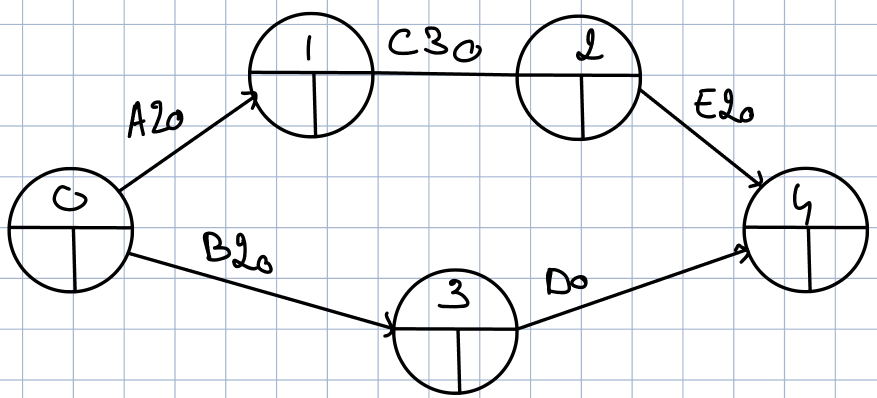
#> input picture Math531/TPS/TP3/assets/Pert2.jpg, 1753 x 795 px (shown at 1/2 size)
$ python main.py
#> lines starting #> are read from the running program, lines starting #| are printed output that depends on the picture
### Math531/TP3/src/Class_Step.py
class Step:
	"""Une étape ayant un numéro, une date à laquelle elle peut être passée au plus tôt et une date à laquelle elle peut être passée au plus tard.
			Elle contient aussi la liste de ses taches entrantes et la liste de ses teches sortantes.
	"""

	def __init__(self, number, au_plus_tot=None, au_plus_tard=None, previous_tasks=None, next_tasks=None):
		self.number = number
		self.au_plus_tot = au_plus_tot
		self.au_plus_tard = au_plus_tard

	def __str__(self):
		return self.number

	def get_au_plus_tot(self) -> int:
		"""renvoie la date à laquelle l'étape peut être éxécutée au plus tôt

		Returns:
						int: date au plus tot
		"""
		return self.au_plus_tot

	def get_au_plus_tard(self) -> int:
		"""renvoie la date à laquelle l'étape peut être éxécutée au plus tôt

		Returns:
						int: date au plus tard
		"""
		return self.au_plus_tard

	def set_au_plus_tot(self, date) -> None:
		"""permet de définir la date au plus tôt

		Args:
			date (int): date au plus tôt
		"""
		self.au_plus_tot = date

	def set_au_plus_tard(self, date) -> None:
		"""permet de définir la date au plus tard

		Args:
			date (int): date au plus tard
		"""
		self.au_plus_tard = date

	def set_tasks(self, previous_tasks=[], next_tasks=[]) -> None:
		"""permet de mettre en place les taches entrantes et les taches sortantes

		Args:
						previous_tasks (list, optional): liste des taches entrantes. Defaults to [].
						next_tasks (list, optional): liste des taches sortantes. Defaults to [].
		"""
		self.previous_tasks = previous_tasks
		self.next_tasks = next_tasks

	# [23 lines left out: functions add_previous_task, add_next_task, not called in this run]

	def get_number(self) -> int:
		"""permet de récupérer le numéro de l'étape

		Returns:
						int: numéro de l'étape
		"""
		return self.number

	def get_next_steps(self, toStr=False) -> list:
		"""permet de récupérer la liste de étapes suivantes

		Args:
						toStr (bool, optional): choisis si l'on renvoit le nom des étapes. Defaults to False.

		Returns:
						list: liste des étapes suivantes
		"""
#> called with toStr = True
		next_steps = []
		if self.next_tasks:
			for task in self.next_tasks:
				if toStr:
					next_steps += task.get_end_step(True)
				else:
					next_steps += task.get_end_step()
		return next_steps

	def get_previous_steps(self, toStr=False) -> list:
		"""permet de récupérer la liste de étapes précédentes

		Args:
						toStr (bool, optional): choisis si l'on renvoit le nom des étapes. Defaults to False.

		Returns:
						list: liste des étapes précédentes
		"""
#> called with toStr = True
		previous_steps = []
		if self.previous_tasks:
			for task in self.previous_tasks:
				if toStr:
					previous_steps += task.get_begin_step(True)
				else:
					previous_steps += task.get_begin_step()
		return previous_steps

	def get_next_tasks(self, toStr=False):
#> called with toStr = True
		if toStr:
			liste = []
			for task in self.next_tasks:
				liste.append(task.get_name())
		else:
			liste = self.next_tasks

		return liste

	def get_previous_tasks(self, toStr = False):
#> called with toStr = True
		if toStr:
			liste = []
			for task in self.previous_tasks:
				liste.append(task.get_name())
		else:
			liste = self.previous_tasks

		return liste


### Math531/TP3/src/Class_PERT.py
class PERT:
    def __init__(self, root):
        self.root = root

    def critique(self, toStr=False, critique=[]):
        """renvoie le chemin critique d'un diagramme PERT

        Args:
                        toStr (bool, optional): permet de renvoyer les noms des objets au lieu des objets eux même. Defaults to False.
                        critique (list, optional): liste mise a jour. Defaults to [].

        Returns:
                        list: liste contenant les étapes du chemin critique
        """
#> called with toStr = True
        if not critique:
            if toStr:
                critique.append(self.root.get_number())
            else:
                critique.append(self.root)
        if not self.root.get_next_steps():
            return critique
        else:
            for step in self.root.get_next_steps():
                if step.get_au_plus_tard() == step.get_au_plus_tot():
                    new_step = step
            if toStr:
                critique.append(new_step.get_number())
            else:
                critique.append(new_step)
            return PERT(new_step).critique(toStr, critique)

    def compute_au_plus_tot(self):
        """calcule les dates au plus tot de chaque étape pour une diagramme PERT sans dates
        """
        if not self.root.get_previous_steps():
            self.root.set_au_plus_tot(0)
        for task in self.root.get_next_tasks():
            if self.root.get_next_tasks() and (not(task.get_end_step()[0].get_au_plus_tot()) or task.get_end_step()[0].get_au_plus_tot() < task.get_begin_step()[0].get_au_plus_tot() + task.get_duration()):
                task.get_end_step()[0].set_au_plus_tot(task.get_begin_step()[
                    0].get_au_plus_tot() + task.get_duration())
            PERT(task.get_end_step()[0]).compute_au_plus_tot()

    def compute_au_plus_tard(self):
        """calcule les dates au plus tard
        """
        self.compute_au_plus_tot()
        if not self.root.get_next_steps():
            self.root.set_au_plus_tard(self.root.get_au_plus_tot())
        for task in self.root.get_next_tasks():
            duration = task.get_duration()
            next_step = task.get_end_step()[0]
            self.root.set_au_plus_tard(next_step.get_au_plus_tot()-duration)
            PERT(next_step).compute_au_plus_tard()

### Math531/TP3/src/Class_Task.py
from src.Class_Step import *

class Task:
	def __init__(self, name, duration, connection):
		"""Une tâche avec un nom, une durée et des connections

		Args:
			name (str): nom de la tache
			duration (int): durée de la tache
			connection (list): liste contenant l'étape de départ et l'étape d'arrivée
		"""
		self.name = name
		self.duration = duration
		# une liste contenant des tuples de la forme (etape_precedante, etape_suivante)
		self.connection = connection

	def __str__(self):
		return self.name

	def get_name(self) -> str:
		"""renvoie le nom de la tâche

		Returns:
			toStr: nom de la tâche
		"""
		return self.name

	def get_duration(self) -> int:
		"""renvoie la durée de la tâche

		Returns:
			int: durée de la tâche
		"""
		return self.duration

	# [17 lines left out: function get_connection, not called in this run]

	def get_begin_step(self, toStr=False):
		"""permet de récupérer l'étape dont la tâche sort

		Args:
			toStr (bool, optional): choisis si l'on renvoit le nom des étapes. Defaults to False.

		Returns:
			l'étape précédente
		"""
		previous_steps = []
		if toStr:
			if self.connection[0]:
				next_steps = [self.connection[0].get_number()]
		else:
			if self.connection[0]:
				next_steps = [self.connection[0]]
		return next_steps

	def get_end_step(self, toStr=False) -> list:
		"""permet de récupérer l'étape suivant la tâche

		Args:
			toStr (bool, optional): choisis si l'on renvoit le nom des étapes. Defaults to False.

		Returns:
			l'étape suivante
		"""
		next_steps = []
		if toStr:
			if self.connection[1]:
				next_steps += [self.connection[1].get_number()]
		else:
			if self.connection[1]:
				next_steps += [self.connection[1]]
		return next_steps

### Math531/TPS/TP3/main.py
from src.Class_Step import Step
from src.Class_Task import Task
from src.Class_PERT import PERT
import os
import matplotlib.pyplot as plt
import matplotlib.image as img

if __name__ == "__main__":

    ##_______ Création des étapes _______##

    step0 = Step(0, 0, 0)
    step1 = Step(1, 30, 30)
    step2 = Step(2, 120, 120)
    step3 = Step(3, 150, 210)
    step4 = Step(4, 40, 200)
    step5 = Step(5, 50, 210)
    step6 = Step(6, 150, 150)
    step7 = Step(7, 210, 210)
    step8 = Step(8, 220, 220)

    steps = [step0, step1, step2, step3, step4, step5, step6, step7, step8]

    ##_______ Création des tâches _______##

    taskA = Task("A", 30, (step0, step1))
    taskB = Task("B", 90, (step1, step2))
    taskC = Task("C", 30, (step2, step3))
    taskD = Task("D", 10, (step1, step4))
    taskE = Task("E", 10, (step4, step5))
    taskF = Task("F", 30, (step2, step6))
    taskG = Task("G", 60, (step6, step7))
    taskH = Task("H", 10, (step7, step8))
    taskt37 = Task("t", 0, (step3, step7))
    taskt57 = Task("t", 0, (step5, step7))

    tasks = [taskA, taskB, taskC, taskD, taskE,
             taskF, taskG, taskH, taskt37, taskt57]

    ##_______ Ajout des tâches aux étapes _______##

    step0.set_tasks([], [taskA])
    step1.set_tasks([taskA], [taskB, taskD])
    step2.set_tasks([taskB], [taskF, taskC])
    step3.set_tasks([taskC], [taskt37])
    step4.set_tasks([taskD], [taskE])
    step5.set_tasks([taskE], [taskt57])
    step6.set_tasks([taskF], [taskG])
    step7.set_tasks([taskt37, taskG, taskt57], [taskH])
    step8.set_tasks([taskH], [])

    print(f'Etape de début de la tâche B : {taskB.get_begin_step(True)}')
    print(f'Etape de début de la tâche A : {taskA.get_begin_step(True)}')
    print(f'Etape de fin de la tâche A : {taskA.get_end_step(True)}')
    print(f'Etape de fin de la tâche H : {taskH.get_end_step(True)}')

    print(f"Etapes après l'etape1 : {step1.get_next_steps(True)}")
    print(f"Etapes avant l'étape 7 : {step7.get_previous_steps(True)}")

    print(f"Tâches après l'étape 1 : {step1.get_next_tasks(True)}")
    print(f"Tâches avant l'étape 7 : {step7.get_previous_tasks(True)}")

    ##_______ Création du diagramme PERT _______##

    pert = PERT(step0)

    ##_______ Méthode critique _______##

    print(f'méthode critique sur le diagramme PERT : {pert.critique(True)}')

    ##_______ Création d'un nouvel arbre PERT sans dates au plus tôt _______##

    step0b = Step(0, None, None)
    step1b = Step(1, None, None)
    step2b = Step(2, None, None)
    step3b = Step(3, None, None)
    step4b = Step(4, None, None)

    taskAb = Task("A", 20, [step0b, step1b])
    taskBb = Task("B", 20, [step0b, step3b])
    taskCb = Task("C", 30, [step1b, step2b])
    taskDb = Task("D", 0, [step3b, step4b])
    taskEb = Task("E", 20, [step2b, step4b])

    step0b.set_tasks([], [taskAb, taskBb])
    step1b.set_tasks([taskAb], [taskCb])
    step2b.set_tasks([taskCb], [taskEb])
    step3b.set_tasks([taskBb], [taskDb])
    step4b.set_tasks([taskEb, taskDb], [])

    pert2 = PERT(step0b)

    pert2.compute_au_plus_tot()

    print(f"au plus tot etape 0 : {step0b.get_au_plus_tot()}")
    print(f"au plus tot etape 1 : {step1b.get_au_plus_tot()}")
    print(f"au plus tot etape 2 : {step2b.get_au_plus_tot()}")
    print(f"au plus tot etape 3 : {step3b.get_au_plus_tot()}")
    print(f"au plus tot etape 4 : {step4b.get_au_plus_tot()}")

    pert2.compute_au_plus_tard()

    print(f"au plus tard etape 0 : {step0b.get_au_plus_tard()}")
    print(f"au plus tard etape 1 : {step1b.get_au_plus_tard()}")
    print(f"au plus tard etape 2 : {step2b.get_au_plus_tard()}")
    print(f"au plus tard etape 3 : {step3b.get_au_plus_tard()}")
    print(f"au plus tard etape 4 : {step4b.get_au_plus_tard()}")

    path = os.getcwd()
    path2 = os.path.join(path, "assets", "Pert2.jpg")
    path3 = os.path.join(path, "assets", "Pert2-2.jpg")
    try:
        plt.figure()
        plt.subplot(1, 2, 1)
        plt.title("Diagramme Pert pour la question 4.1")
        image = img.imread(path2)
#> image is the input picture: shape (795, 1753, 3); mean R, G, B 238.4, 239.1, 240.2
        plt.imshow(image)
        plt.subplot(1, 2, 2)
        plt.title("Diagramme rempli")
        image2 = img.imread(path3)
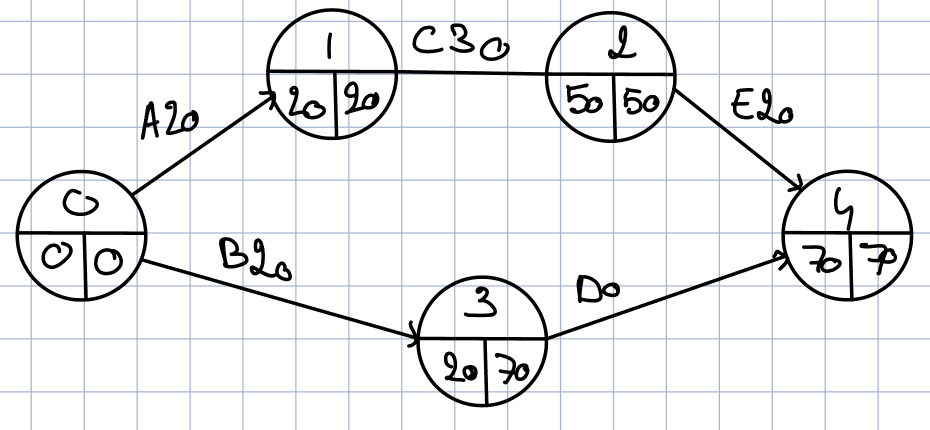
#> input picture Math531/TPS/TP3/assets/Pert2-2.jpg, 1860 x 860 px (shown at 1/2 size)
#> image2 is the input picture: shape (860, 1860, 3); mean R, G, B 236.8, 237.4, 238.5
        plt.imshow(image2)
        plt.show()
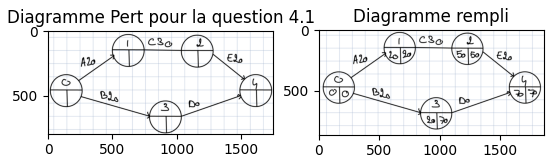
#> figure drawn by matplotlib, 2 panels
    except FileNotFoundError:
        print("ouvrir le fichier manuellement pour voir le graph Pert2")
        print("Voir assets/Pert2.jpg pour voir le 2eme graph")
